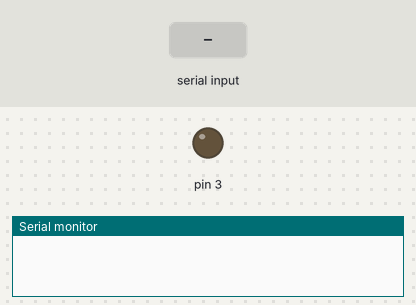
A sketch run on a simulated Arduino Uno, built with avr-gcc and run on an emulated ATmega328P. Shown: output pins drawn as LEDs (lit = HIGH), the last lines printed to the serial monitor. The test bench sets the inputs (shaded band).

Above: at 1.2 s.
1.3 s: "a" received over Serial
At 1.9 s:
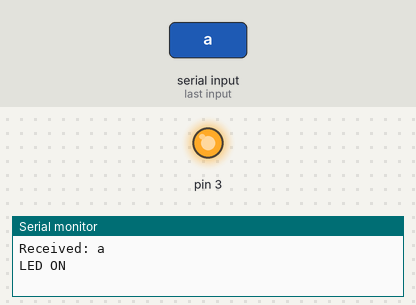
2.8 s: "b" received over Serial
At 3.1 s:
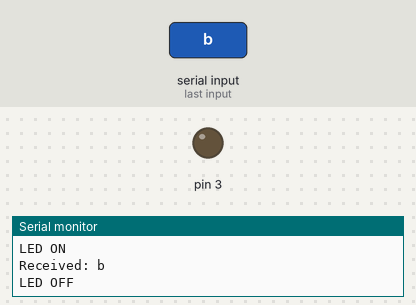
Timing chart, 0 to 5.8 s (numbered marks = the images above; inputs shaded):
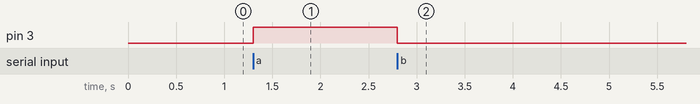

Measured:
- after the input at 1.3 s, pin 3: LOW → HIGH at once
- after the input at 2.8 s, pin 3: HIGH → LOW at once

The sketch:

character_serial_communication2.ino
```cpp
int incomingByte;
void setup() {
  Serial.begin(9600);
  pinMode(3, OUTPUT);
  digitalWrite(3, LOW); // Initially turn off the LED
}

void loop() {
  // Send data only when you receive data:
  if (Serial.available() > 0) {
    incomingByte = Serial.read();  // Read one character from serial input

    Serial.print("Received: ");    // Print received character
    Serial.println((char)incomingByte);  // Cast the integer to a char and print it

    // Check if received character is 'a' to turn on LED
    if ((char)incomingByte == 'a') {
      digitalWrite(3, HIGH);  // Turn LED on
      Serial.println("LED ON");
    }
    // Check if received character is 'b' to turn off LED
    else if ((char)incomingByte == 'b') {
      digitalWrite(3, LOW);   // Turn LED off
      Serial.println("LED OFF");
    }
  }
}
```
